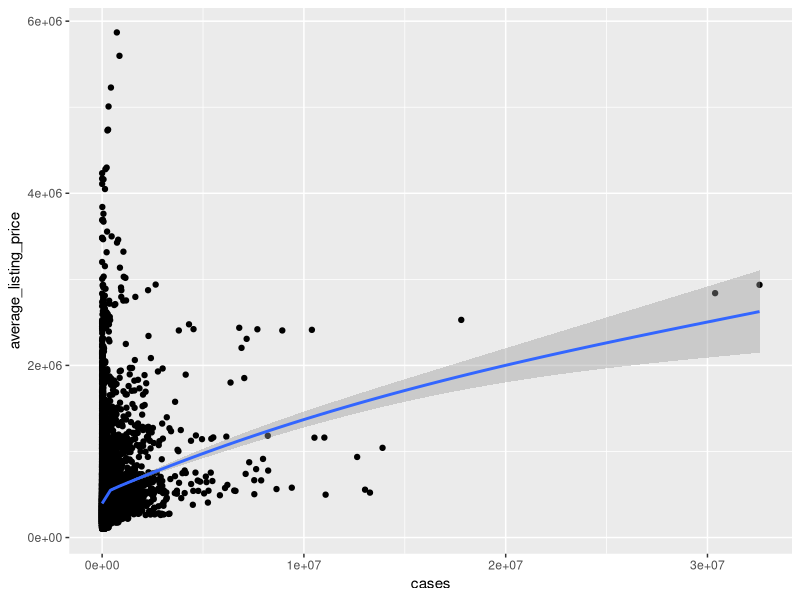
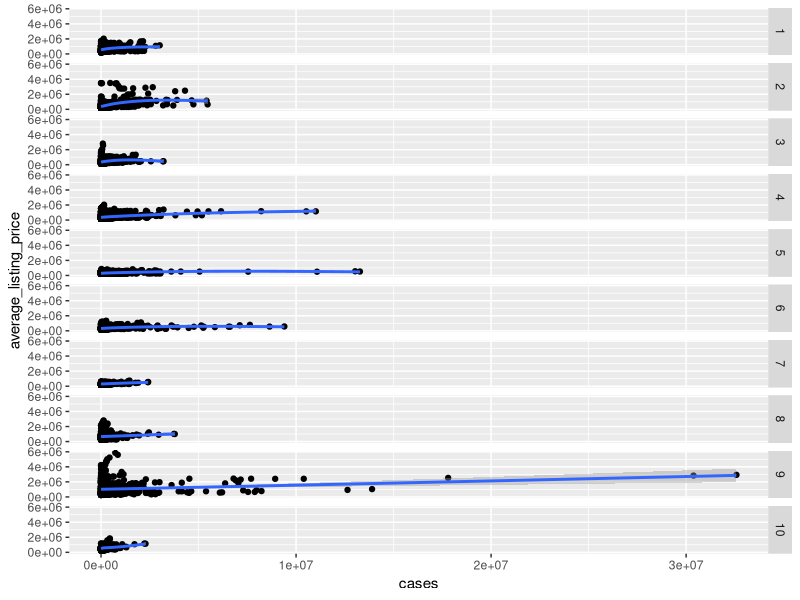
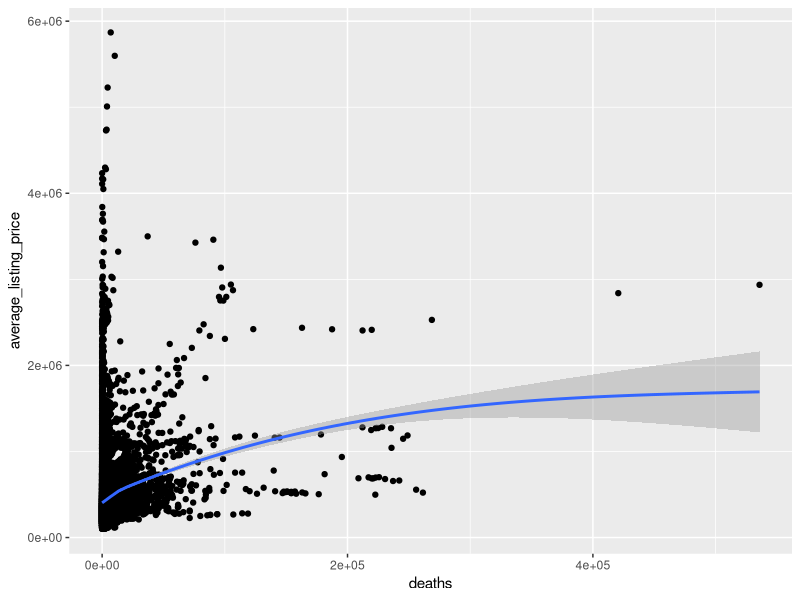
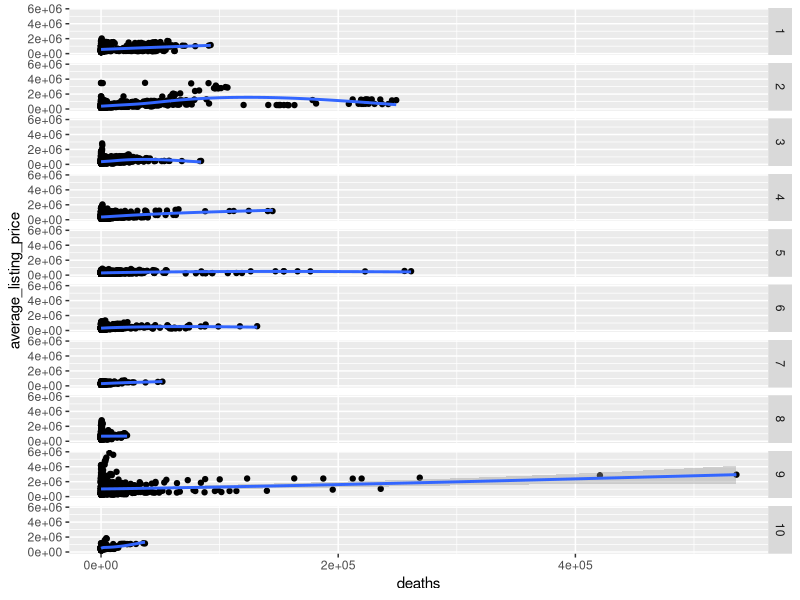
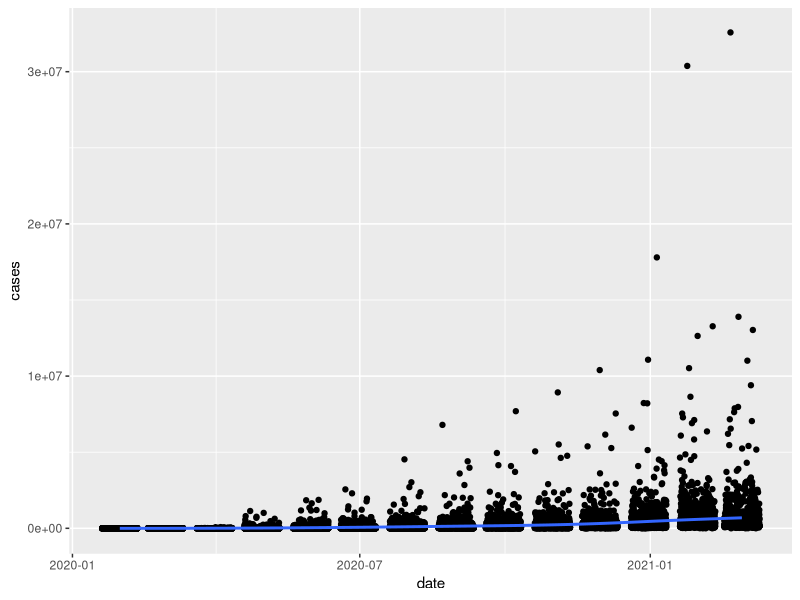
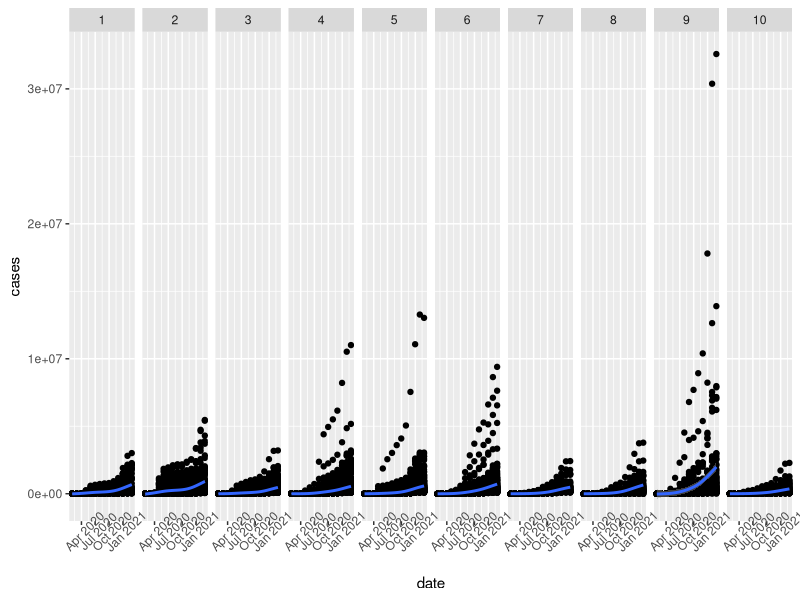
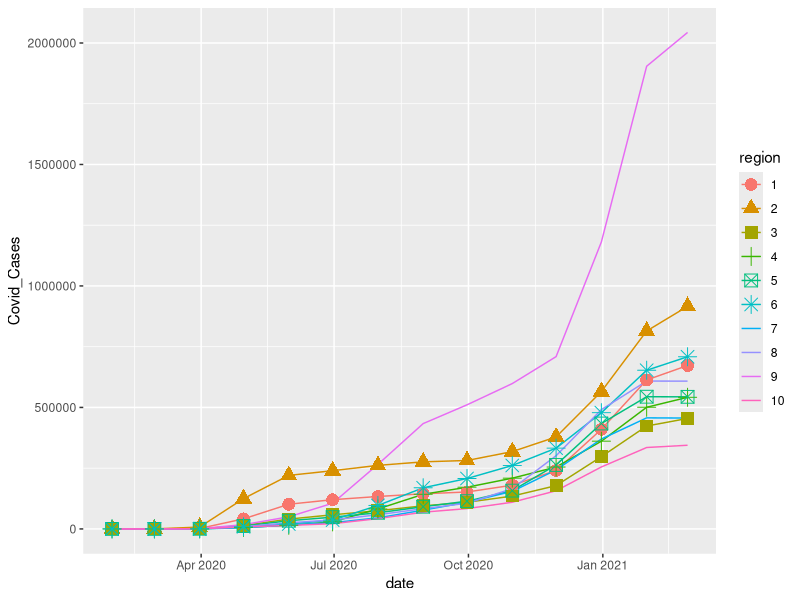
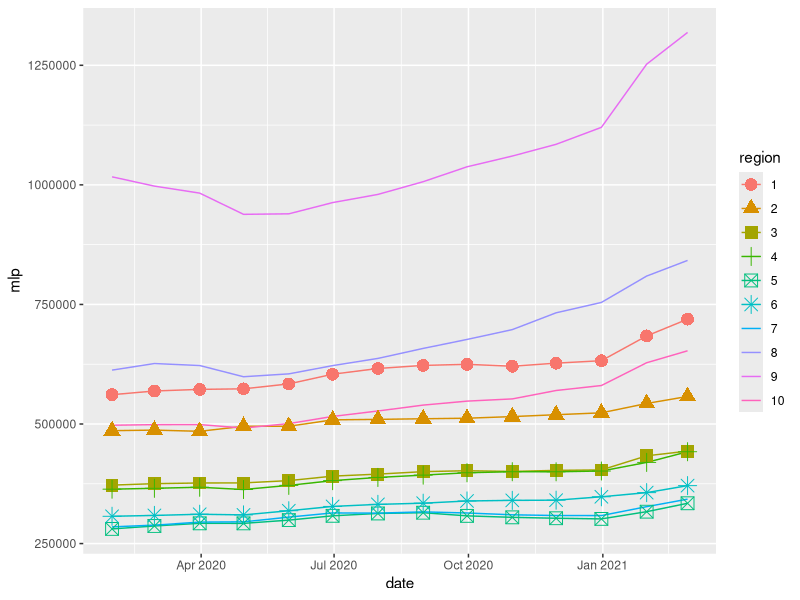

Write the R code that produced these figures, in order.
## ---- chunk 1
library(tidyverse)
data <- read_csv("data/project_data.csv")[,c(2,3,4,5,6,8,11,35)]
data <- na.omit(data)
head(data) # 13804 rows
names(data)
unique(data$date)
# unique(data$county_fips) # 986
unique(data$state) # 51
## ---- chunk 2
summary(data)
## ---- chunk 3
data$region <- 0
for (i in 1:nrow(data)) {
  if (data$state[i] %in% c("connecticut","maine","massachusetts","new hampshire","rhode island", "vermont")) {
    data$region[i] <- 1
  } else if (data$state[i] %in% c("new jersey", "new york", "puerto rico")) {
    data$region[i] <- 2
  } else if (data$state[i] %in% c("delaware", "district of columbia", "maryland", "pennsylvania", "virginia", "west virginia")) {
    data$region[i] <- 3
  } else if (data$state[i] %in% c("alabama", "florida", "georgia", "kentucky", "mississippi", "north carolina", "south carolina", "tennessee")) {
    data$region[i] <- 4
  } else if (data$state[i] %in% c("illinois", "indiana", "michigan", "minnesota", "ohio", "wisconsin")) {
    data$region[i] <- 5
  } else if (data$state[i] %in% c("arkansas", "louisiana", "new mexico", "oklahoma", "texas")) {
    data$region[i] <- 6
  } else if (data$state[i] %in% c("iowa", "kansas", "missouri", "nebraska")) {
    data$region[i] <- 7
  } else if (data$state[i] %in% c("colorado", "montana", "north dakota", "south dakota", "utah", "wyoming")) {
    data$region[i] <- 8
  } else if (data$state[i] %in% c("arizona", "california", "hawaii", "nevada", "american samoa", "guam", "northern mariana islands")) {
    data$region[i] <- 9
  } else if (data$state[i] %in% c( "alaska", "idaho", "oregon", "washington")) {
    data$region[i] <- 10
  }
}
data$region <- as.factor(data$region)
# Region I: Connecticut, Maine, Massachusetts, New Hampshire, Rhode Island, Vermont
# Region II: New Jersey, New York, Puerto Rico, US Virgin Islands
# Region III: Delaware, District of Columbia, Maryland, Pennsylvania, Virginia, West Virginia
# Region IV: Alabama, Florida, Georgia, Kentucky, Mississippi, North Carolina, South Carolina, Tennessee
# Region V: Illinois, Indiana, Michigan, Minnesota, Ohio, Wisconsin
# Region VI: Arkansas, Louisiana, New Mexico, Oklahoma, Texas
# Region VII: Iowa, Kansas, Missouri, Nebraska
# Region VIII: Colorado, Montana, North Dakota, South Dakota, Utah, Wyoming
# Region IX: Arizona, California, Hawaii, Nevada, American Samoa, Guam, Northern Mariana Islands
# Region X: Alaska, Idaho, Oregon, Washington
head(data)
## ---- chunk 4
library(ggplot2)
## ---- chunk 5
ggplot(aes(x=cases, y=average_listing_price), data=data) + 
  geom_point() + geom_smooth() 
## ---- chunk 6
ggplot(aes(x=cases, y=average_listing_price), data=data) + 
  geom_point() + geom_smooth() +
  facet_grid(rows = vars(region))
## ---- chunk 7
ggplot(aes(x=deaths, y=average_listing_price), data=data) + 
  geom_point() + geom_smooth() 
## ---- chunk 8
ggplot(aes(x=deaths, y=average_listing_price), data=data) + 
  geom_point() + geom_smooth() +
  facet_grid(rows = vars(region))
## ---- chunk 9
# covid trend over states
ggplot(aes(x=date, y=cases), data=data) +
  geom_jitter() + geom_smooth()
## ---- chunk 10
ggplot(aes(x=date, y=cases), data=data) + 
  geom_point() + geom_smooth() +
  facet_grid(cols = vars(region)) +
  theme(axis.text.x=element_text(angle=45))
## ---- chunk 11
data%>%
  group_by(date,region)%>%
  summarise(Covid_Cases=mean(cases))%>%
  ungroup()%>%
  ggplot(aes(
    x=date,
    y=Covid_Cases,
    colour=region,
    group=region,
    shape=region
    ))+
  geom_line()+
  geom_point(size=4)
## ---- chunk 12
data%>%
  group_by(date,region)%>%
  summarise(mlp=mean(average_listing_price))%>%
  ungroup()%>%
  ggplot(aes(
    x=date,
    y=mlp,
    colour=region,
    group=region,
    shape=region
    ))+
  geom_line()+
  geom_point(size=4)

data%>%
  group_by(date,region)%>%
  summarise(alc=mean(active_listing_count))%>%
  ungroup()%>%
  ggplot(aes(
    x=date,
    y=alc,
    colour=region,
    group=region,
    shape=region
    ))+
  geom_line()+
  geom_point(size=4)

## ---- chunk 13
data%>%
  group_by(date,region)%>%
  summarise(Covid_Cases=mean(cases), alp=mean(average_listing_price))%>%
  ungroup()%>%
  ggplot(aes(
        x = Covid_Cases,
        y = alp,
        col = region
        )) +
       geom_point(mapping = aes(size = alp)) +
      geom_point(aes(size = Covid_Cases)) +
      scale_size(range = c(1, 20), guide = FALSE) +
      scale_x_discrete(aes(label = Covid_Cases)) +
      scale_color_brewer(palette = "Set3")
## ---- chunk 14
data%>%
  group_by(date)%>%
  summarise(price=mean(average_listing_price))%>%
  ggplot(aes(
    x=date,
    y=price,
  ))+
  geom_point()+
  geom_line()+
  theme(axis.text.x=element_text(angle=45))
## ---- chunk 15
data$region <- as.numeric(data$region)
data$state <- as.numeric(as.factor(data$state))
data$county <- as.numeric(as.factor(data$county))
X<-data[,-1]
M<-cor(X)
library(corrplot)
corrplot(M, method="shade")
corrplot(M, method="number")
## ---- chunk 16
lm.fit<-lm(average_listing_price~cases,data = data)
summary(lm.fit) # has significant influence but really small
## ---- chunk 17
lm.fit<-lm(average_listing_price~deaths,data = data)
summary(lm.fit) # has significant influence 
## ---- chunk 18
full.lm.fit<-lm(average_listing_price~cases+deaths+county+state+region+active_listing_count,data = data)
summary(full.lm.fit)

lm.step<-step(full.lm.fit)
summary(lm.step)
## ---- chunk 19
full.lm.fit<-lm(average_listing_price~deaths+region+active_listing_count,data = data)
summary(full.lm.fit)

lm.step<-step(full.lm.fit)
summary(lm.step)
## ---- chunk 20
# Regression Tree Example
library(rpart)

# grow tree
fit <- rpart(average_listing_price ~ deaths + 
    region + active_listing_count,
   method="anova", data=data)

printcp(fit) # display the results
plotcp(fit) # visualize cross-validation results
summary(fit) # detailed summary of splits

# create additional plots
par(mfrow=c(1,2)) # two plots on one page
rsq.rpart(fit) # visualize cross-validation results  

# plot tree
plot(fit, uniform=TRUE)
text(fit, use.n=TRUE, all=TRUE, cex=.8,
   main="Regression Tree")

# # create attractive postcript plot of tree
# post(fit, file = "tree2.ps",
#    title = "Regression Tree")

# prune the tree
pfit<- prune(fit, cp=0.01) # from cptable   

# plot the pruned tree
plot(pfit, uniform=TRUE,
   main="Pruned Regression Tree")
text(pfit, use.n=TRUE, all=TRUE, cex=.8)
# post(pfit, file = "ptree2.ps",
#    title = "Pruned Regression Tree")
## ---- chunk 21
# use mean to create categorical variable (Mean of average listing price: 440390)
data$average_listing_price_level <- ifelse(data$average_listing_price > 440390, "1", "0")
data$average_listing_price_level <- as.factor(data$average_listing_price_level)

log.fit <- glm(average_listing_price_level ~ deaths  + 
               region + active_listing_count,
               data=data, family = "binomial")
summary(log.fit)
## ---- chunk 22
set.seed(123)
n<-nrow(data)
train<-sample(n,0.8*n)
log.fit <- glm(average_listing_price_level ~ deaths  + 
    region + active_listing_count,
  data=data[train,], family = "binomial")
summary(log.fit)
## ---- chunk 23
library(caret)
test.x<-data[-train,c(3,9,7)]
pred.y<-predict(log.fit,test.x)
pred.y<-ifelse(pred.y > 0.5, "1", "0")
pred.y<-as.factor(pred.y)
y<-data[-train,]$average_listing_price_level
y<-as.factor(y)
confusionMatrix(pred.y,data[-train,]$average_listing_price_level)
## ---- chunk 24
# Classification Tree with rpart
library(rpart)

# grow tree
fit <- rpart(average_listing_price_level ~ deaths  + 
    region + active_listing_count,
   method="class", data=data[train,])

printcp(fit) # display the results
plotcp(fit) # visualize cross-validation results
summary(fit) # detailed summary of splits

# plot tree
plot(fit, uniform=TRUE,
   main="Classification Tree")
text(fit, use.n=TRUE, all=TRUE, cex=.8)

# # create attractive postscript plot of tree
# post(fit, file = "Classfication_Tree.ps",
#    title = "Classification Tree")

# prune the tree
pfit<- prune(fit, cp=fit$cptable[which.min(fit$cptable[,"xerror"]),"CP"])

# plot the pruned tree
plot(pfit, uniform=TRUE,
   main="Pruned Classification Tree ")
text(pfit, use.n=TRUE, all=TRUE, cex=.8)
# post(pfit, file = "Purn_Classification_Tree.ps",
#    title = "Pruned Classification Tree")

ctree.pred.y<-predict(pfit,test.x)
ctree.pred.y<-as.data.frame(ctree.pred.y)
ctree.pred.y<-ifelse(ctree.pred.y$`0` > 0.5, "1", "0")
ctree.pred.y<-as.factor(ctree.pred.y)
confusionMatrix(ctree.pred.y,y)
